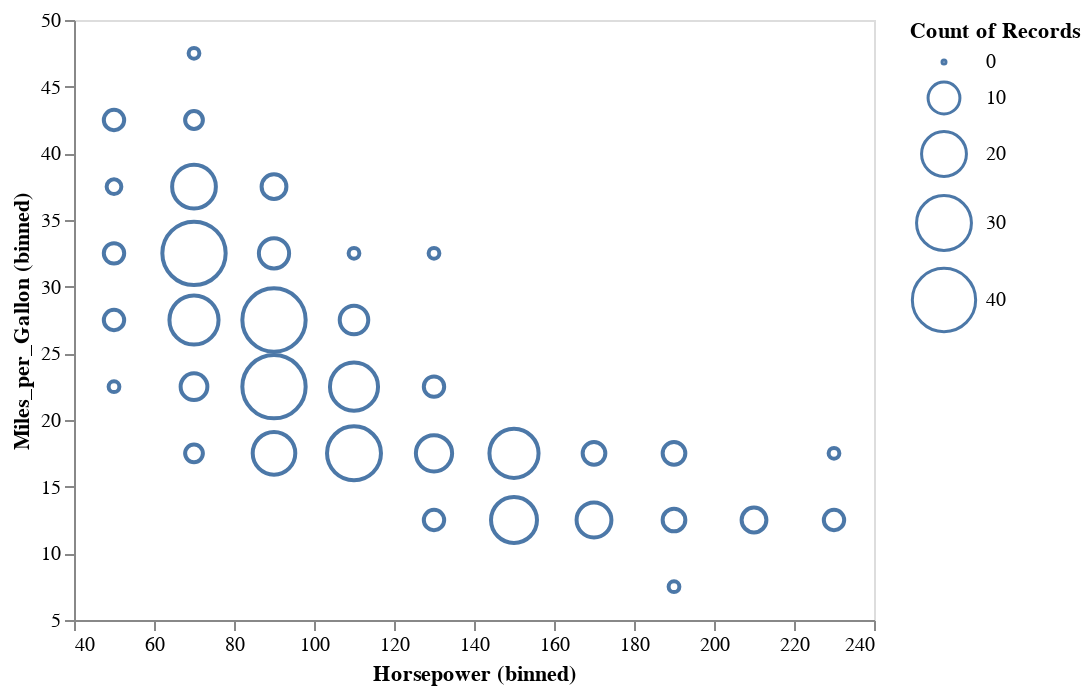

The code cell stored with this chart in its notebook:
### Markdown cell above
### Two Dimensional Histogram

### Code cell
alt.Chart(cars).mark_point().encode(
    alt.X('Horsepower', bin = True),
    alt.Y('Miles_per_Gallon', bin = True),
    size = 'count()'
)

### Figure 1 — Vega-Lite specification as saved in the notebook (floating-point values rounded to 4 significant figures; data arrays with more than 128 entries replaced by an {"elided": "..."} marker saying what was removed)
{"$schema": "https://vega.github.io/schema/vega-lite/v2.6.0.json", "config": {"view": {"height": 300, "width": 400}}, "data": {"name": "data-f02450ab61490a1363517a0190416235"}, "datasets": {"data-f02450ab61490a1363517a0190416235": {"elided": "406 records"}}, "encoding": {"size": {"aggregate": "count", "type": "quantitative"}, "x": {"bin": true, "field": "Horsepower", "type": "quantitative"}, "y": {"bin": true, "field": "Miles_per_Gallon", "type": "quantitative"}}, "mark": "point"}
